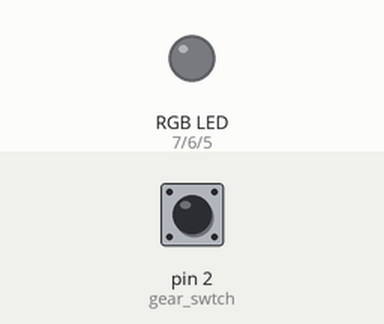
Recording of a sketch running on a simulated Arduino Uno, built with avr-gcc and run on an emulated ATmega328P. Parts: an RGB LED mixed from three pins (HIGH = lit). Dashed ring = blinking. The test bench sets the inputs (shaded band); at power-on: pin 2 (gear_swtch) LOW. What the sketch prints to the serial monitor is not drawn.

Above: at 1.2 s.
1.3 s: pin 2 (gear_swtch) pulled HIGH for 0.15 s
At 2.0 s:
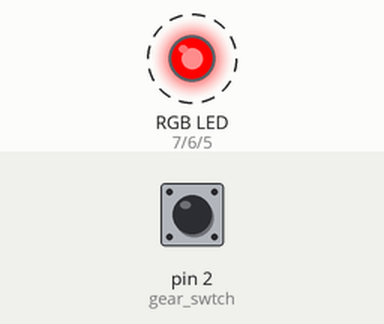
4.3 s: pin 2 (gear_swtch) pulled HIGH for 3.2 s
At 4.8 s:
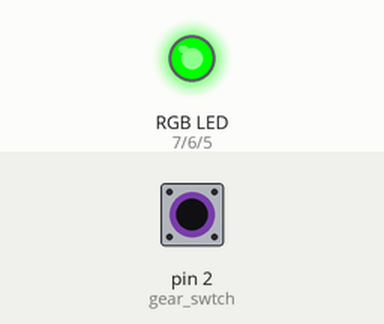
Timing chart, 0 to 16.7 s (numbered marks = the images above; inputs shaded):
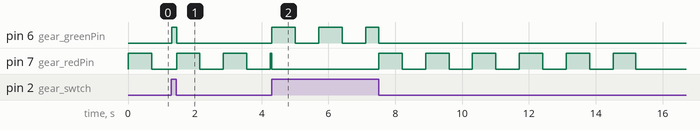

The sketch:

RGB_LED.ino
```cpp
const int gear_redPin= 7;
const int gear_greenPin = 6;
const int gear_bluePin = 5;
const int gear_swtch = 2;
int gear_swtch_st{0};

class LED_timer {
  public:
    LED_timer() : prev_time{0} {}

    bool blink_LED( int on, int off, long total);
    void end();


    int on_time;
    int off_time;
    long total_interval;

    long prev_on_time;
    long prev_off_time;
    long prev_time;

    bool blink_on{false};
    bool on_interval;
    bool off_interval;
    bool switch_ON;
    bool sequence_done=false;
};

void LED_timer::end()
{
  prev_on_time=0;
  prev_off_time=0;
  prev_time=0;

  blink_on=false;
  on_interval=false;
  off_interval=false;
  switch_ON=false;
  sequence_done=false;
}

bool LED_timer::blink_LED( int on_int, int off_int, long total)
{
  total_interval=total;
  on_time=on_int;
  off_time=off_int;

  if(sequence_done) return false;

  if(!blink_on && !sequence_done) {   // Start here
      blink_on=true;
      prev_on_time=millis();
      prev_time=millis();
      on_interval=true;
      }
  else {
    if(millis()-prev_time>total_interval) {
    sequence_done=true;
    blink_on=false;
    on_interval=false;
    off_interval=false;
    sequence_done=true;
    return false;
    }
    else{
      if(blink_on) {
        if(on_interval) {
          if(millis()-prev_on_time>on_time) {
            on_interval=false;
            off_interval=true;
            prev_off_time=millis();
            return false;
          }
          return true;
        }
        else{
          if(millis()-prev_off_time>off_time){
            off_interval=false;
            on_interval=true;
            prev_on_time=millis();
            return true;
          }
          return false;
        }
      }
      else return false;
    }
  }
}

struct LED {

  LED(int p) : pin{p}, t{LED_timer()} {}
  int pin;
  LED_timer t;
};

//--------------------------------------------------------------
LED_timer gear_up;
LED_timer gear_down;

void setColor(int redValue, int greenValue, int blueValue)
{
  analogWrite(gear_redPin, redValue);
  analogWrite(gear_greenPin, greenValue);
  analogWrite(gear_bluePin, blueValue);
}

void gears_panel()
{

  gear_swtch_st=digitalRead(gear_swtch);
  if (gear_swtch_st) {      // Gears DOWN
    gear_up.end();
    if(!gear_down.sequence_done){
      if(gear_down.blink_LED(700, 700, 7700)) {
        setColor(0, 255, 0);
      }
      else {
        setColor(0, 0, 0);
      }
    }
    else {
        setColor(0, 255, 0);
      }
    //gear_up.switch_ON=false;
  }
  else {    // Gears UP
    gear_down.end();
    if(gear_up.blink_LED(700, 700, 7700)) {
      setColor(255, 0, 0);
    }
    else {
      setColor(0, 0, 0);
    }
  }
  Serial.println(" ");
}

void setup() {
  Serial.begin(9600);

  pinMode(gear_redPin, OUTPUT);
  pinMode(gear_greenPin, OUTPUT);
  pinMode(gear_bluePin, OUTPUT);
  pinMode(gear_swtch, INPUT);
}

void loop() {
  gears_panel();
}
```

Measured:
- after the input at 1.3 s, pin 6 (gear_greenPin): LOW → HIGH at once, → LOW 0.15 s later
- after the input at 4.3 s, pin 6 (gear_greenPin): goes HIGH 0.70 s, LOW 0.70 s, HIGH 0.70 s, LOW 0.70 s, HIGH 0.39 s, then LOW, starting at once
- by itself, pin 7 (gear_redPin): repeats every 1.4 s: HIGH 0.70 s, LOW 0.70 s
